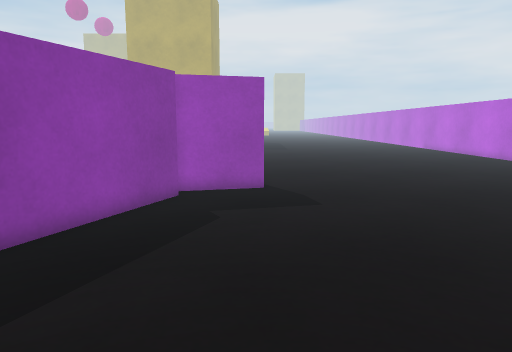
[1] (above)

16 first-person views from a walk through a 3-D level made in the Unity game engine. The camera is 0.58 m above the floor, tilts 8° down and sees 70° across. The floor is counted in squares, 0.25 m on a side. Each view is taken from the middle of a square. On the plan, view 1 faces up. The plan holds only what a view shows up to about 20 squares ahead; the rest is blank. The place goes on beyond the plan. The player is left out.

[2]
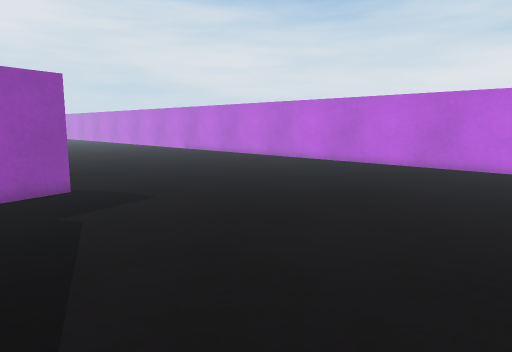

[3]
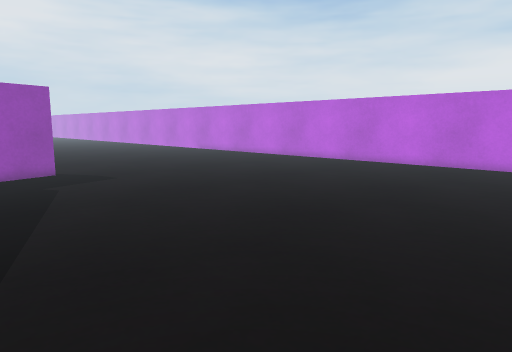

[4]
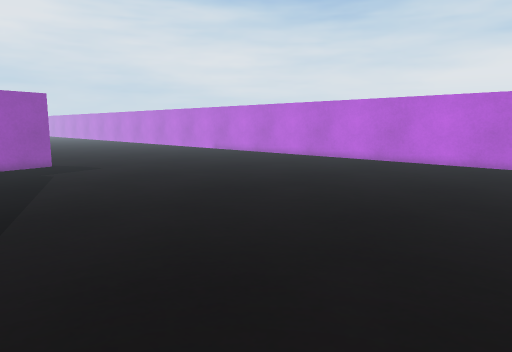

[5]
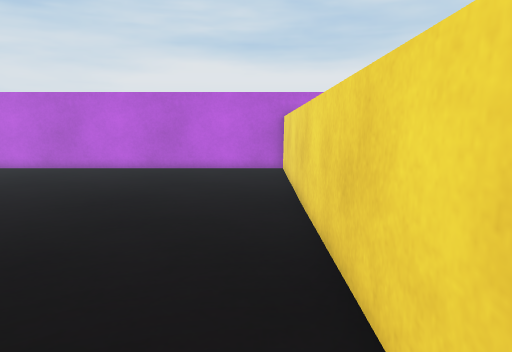

[6]
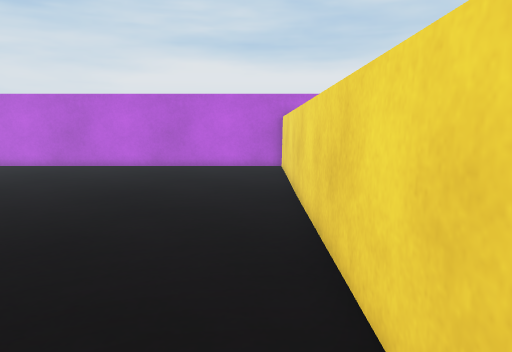

[7]
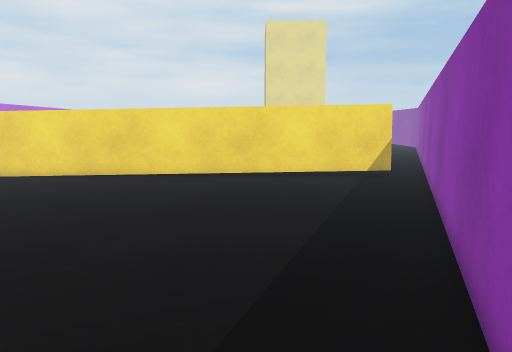

[8]
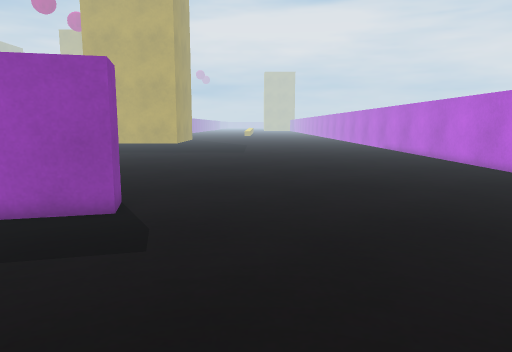

[9]
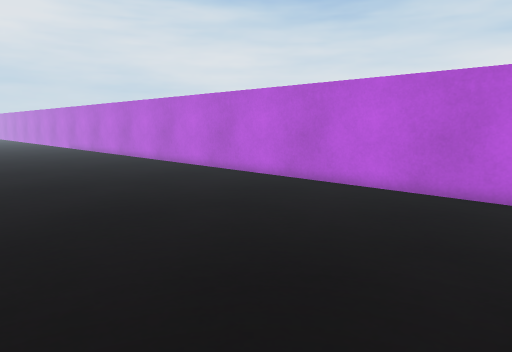

[10]
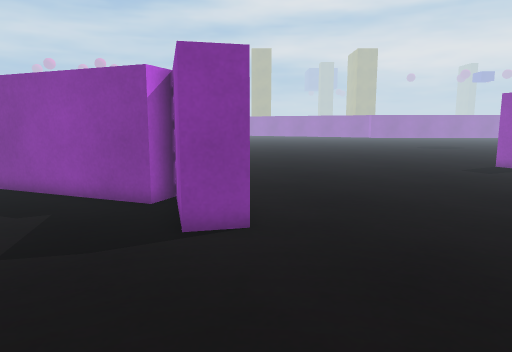

[11]
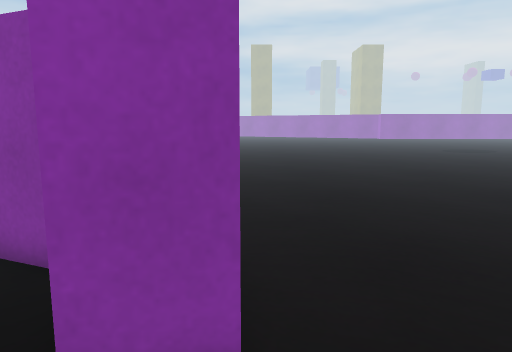

[12]
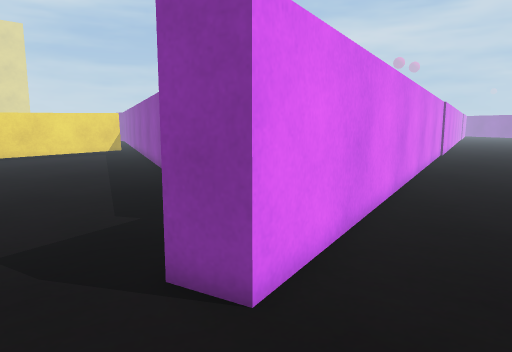

[13]
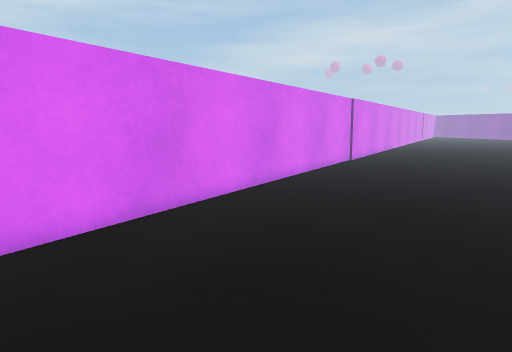

[14]
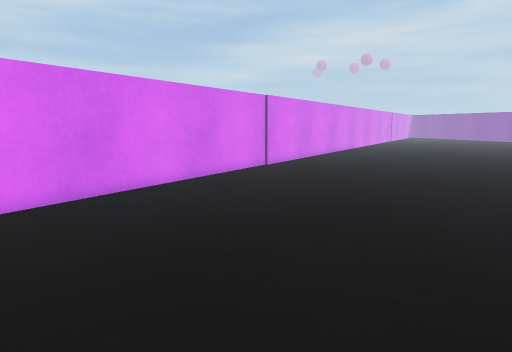

[15]
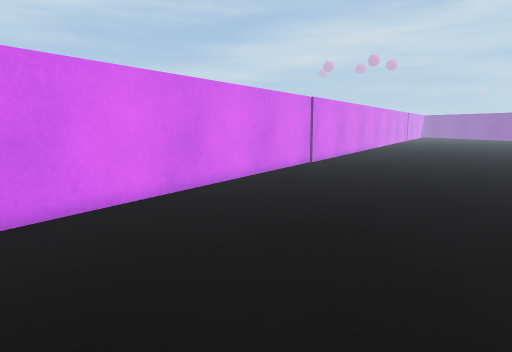

[16]
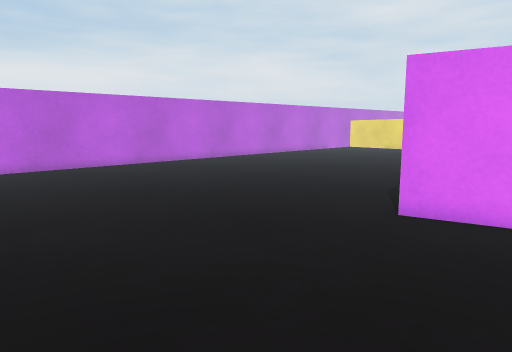

### Floor plan
Points are (right, up) in squares from view 1. A wall is a line through its corners. A room is listed if a view was taken in it or the views show most of it. See-through windows are left out.
Room 1 (views 1, 2, 3, 4, 5, 6, 7, 8, 9, 10, 11, 12, 13, 14, 15, 16)
walls: (-2.6, 11.9) (-5.1, 5.7); (-6.1, 3.2) (-11.9, -11); (2.5, -10.3) (16.4, -10.5); (-10.1, -10.2) (1.5, -10.3); (-25.5, 8.6) (-0.1, 14.9) (0.3, 13.4) (-3.7, 12.4); (16.5, -9.9) (16.5, 24.4)
ways out: opening at (2, -10)

Positions as (right, up) in squares from view 1, and headings:
1: (0, 0), facing up
2: (-4, 0), facing up-right
3: (-5, -5), facing up-right
4: (-6, -9), facing up-right
5: (-3, -9), facing right
6: (-4, -9), facing right
7: (-4, 6), facing down
8: (4, 4), facing up
9: (4, 3), facing up-right
10: (8, 15), facing left
11: (3, 15), facing left
12: (3, 18), facing down-left
13: (-5, 21), facing down-left
14: (-11, 23), facing down-left
15: (-8, 22), facing down-left
16: (-4, 24), facing down-right
